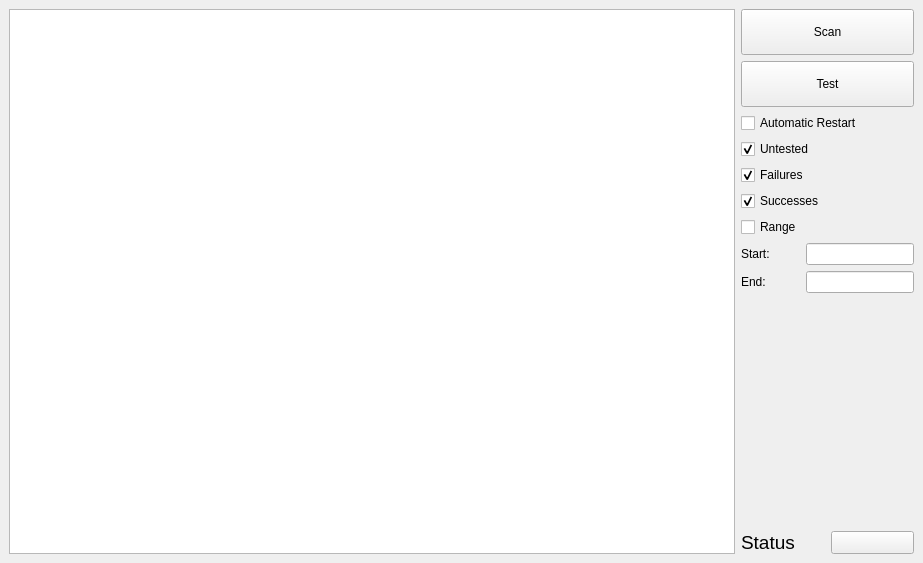
<?xml version="1.0" encoding="UTF-8"?>
<ui version="4.0">
 <class>MainWindow</class>
 <widget class="QMainWindow" name="MainWindow">
  <property name="geometry">
   <rect>
    <x>0</x>
    <y>0</y>
    <width>923</width>
    <height>563</height>
   </rect>
  </property>
  <property name="windowTitle">
   <string>Automatic Test Application</string>
  </property>
  <widget class="QWidget" name="centralwidget">
   <layout class="QHBoxLayout" name="horizontalLayout_3">
    <item>
     <widget class="QListWidget" name="lstTests">
      <property name="sizePolicy">
       <sizepolicy hsizetype="Expanding" vsizetype="Expanding">
        <horstretch>0</horstretch>
        <verstretch>0</verstretch>
       </sizepolicy>
      </property>
      <property name="minimumSize">
       <size>
        <width>0</width>
        <height>0</height>
       </size>
      </property>
     </widget>
    </item>
    <item>
     <layout class="QVBoxLayout" name="verticalLayout_7">
      <item>
       <layout class="QVBoxLayout" name="verticalLayout_5">
        <item>
         <widget class="QPushButton" name="btnScan">
          <property name="sizePolicy">
           <sizepolicy hsizetype="Preferred" vsizetype="Preferred">
            <horstretch>0</horstretch>
            <verstretch>0</verstretch>
           </sizepolicy>
          </property>
          <property name="minimumSize">
           <size>
            <width>173</width>
            <height>46</height>
           </size>
          </property>
          <property name="text">
           <string>Scan</string>
          </property>
         </widget>
        </item>
        <item>
         <widget class="QPushButton" name="btnTest">
          <property name="enabled">
           <bool>true</bool>
          </property>
          <property name="sizePolicy">
           <sizepolicy hsizetype="Preferred" vsizetype="Preferred">
            <horstretch>0</horstretch>
            <verstretch>0</verstretch>
           </sizepolicy>
          </property>
          <property name="minimumSize">
           <size>
            <width>173</width>
            <height>46</height>
           </size>
          </property>
          <property name="text">
           <string>Test</string>
          </property>
          <property name="autoRepeatDelay">
           <number>50</number>
          </property>
          <property name="autoRepeatInterval">
           <number>25</number>
          </property>
         </widget>
        </item>
       </layout>
      </item>
      <item>
       <layout class="QVBoxLayout" name="verticalLayout_4">
        <item>
         <layout class="QVBoxLayout" name="verticalLayout_3">
          <item>
           <widget class="QCheckBox" name="cbAutoTest">
            <property name="text">
             <string>Automatic Restart</string>
            </property>
           </widget>
          </item>
          <item>
           <widget class="QCheckBox" name="cbUntested">
            <property name="text">
             <string>Untested</string>
            </property>
            <property name="checked">
             <bool>true</bool>
            </property>
           </widget>
          </item>
          <item>
           <widget class="QCheckBox" name="cbFailures">
            <property name="text">
             <string>Failures</string>
            </property>
            <property name="checked">
             <bool>true</bool>
            </property>
           </widget>
          </item>
          <item>
           <widget class="QCheckBox" name="cbSuccess">
            <property name="text">
             <string>Successes</string>
            </property>
            <property name="checked">
             <bool>true</bool>
            </property>
           </widget>
          </item>
          <item>
           <widget class="QCheckBox" name="cbRange">
            <property name="text">
             <string>Range</string>
            </property>
           </widget>
          </item>
         </layout>
        </item>
        <item>
         <layout class="QHBoxLayout" name="horizontalLayout">
          <item>
           <layout class="QVBoxLayout" name="verticalLayout_2">
            <item>
             <widget class="QLabel" name="lblStart">
              <property name="text">
               <string>Start:</string>
              </property>
             </widget>
            </item>
            <item>
             <widget class="QLabel" name="lblEnd">
              <property name="text">
               <string>End:</string>
              </property>
             </widget>
            </item>
           </layout>
          </item>
          <item>
           <layout class="QVBoxLayout" name="verticalLayout">
            <item>
             <widget class="QLineEdit" name="leBegin">
              <property name="enabled">
               <bool>true</bool>
              </property>
              <property name="sizePolicy">
               <sizepolicy hsizetype="Preferred" vsizetype="Fixed">
                <horstretch>0</horstretch>
                <verstretch>0</verstretch>
               </sizepolicy>
              </property>
             </widget>
            </item>
            <item>
             <widget class="QLineEdit" name="leEnd">
              <property name="enabled">
               <bool>true</bool>
              </property>
              <property name="sizePolicy">
               <sizepolicy hsizetype="Preferred" vsizetype="Fixed">
                <horstretch>0</horstretch>
                <verstretch>0</verstretch>
               </sizepolicy>
              </property>
             </widget>
            </item>
           </layout>
          </item>
         </layout>
        </item>
       </layout>
      </item>
      <item>
       <spacer name="verticalSpacer">
        <property name="orientation">
         <enum>Qt::Vertical</enum>
        </property>
        <property name="sizeType">
         <enum>QSizePolicy::Expanding</enum>
        </property>
        <property name="sizeHint" stdset="0">
         <size>
          <width>20</width>
          <height>40</height>
         </size>
        </property>
       </spacer>
      </item>
      <item>
       <layout class="QVBoxLayout" name="verticalLayout_6">
        <item>
         <widget class="QLabel" name="lblInfo">
          <property name="text">
           <string/>
          </property>
         </widget>
        </item>
        <item>
         <layout class="QHBoxLayout" name="horizontalLayout_2">
          <item>
           <widget class="QLabel" name="lblStatus">
            <property name="font">
             <font>
              <pointsize>14</pointsize>
             </font>
            </property>
            <property name="text">
             <string>Status</string>
            </property>
           </widget>
          </item>
          <item>
           <widget class="QPushButton" name="btnStatus">
            <property name="sizePolicy">
             <sizepolicy hsizetype="Preferred" vsizetype="Preferred">
              <horstretch>0</horstretch>
              <verstretch>0</verstretch>
             </sizepolicy>
            </property>
            <property name="text">
             <string/>
            </property>
           </widget>
          </item>
         </layout>
        </item>
       </layout>
      </item>
     </layout>
    </item>
   </layout>
  </widget>
 </widget>
 <resources/>
 <connections/>
</ui>
